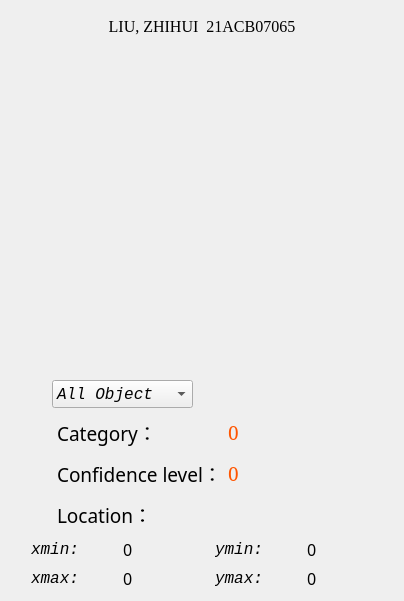
          <widget class="QWidget" name="Page_result">
           <layout class="QVBoxLayout" name="verticalLayout_2">
            <item>
             <widget class="QLabel" name="label_website">
              <property name="minimumSize">
               <size>
                <width>0</width>
                <height>30</height>
               </size>
              </property>
              <property name="font">
               <font>
                <family>Times new roman</family>
                <pointsize>12</pointsize>
                <italic>false</italic>
                <bold>false</bold>
               </font>
              </property>
              <property name="styleSheet">
               <string notr="true">QLabel{font: 12pt &quot;Times new roman&quot;;}</string>
              </property>
              <property name="text">
               <string>LIU, ZHIHUI  21ACB07065</string>
              </property>
              <property name="alignment">
               <set>Qt::AlignCenter</set>
              </property>
             </widget>
            </item>
            <item>
             <widget class="QLabel" name="label_bar">
              <property name="minimumSize">
               <size>
                <width>382</width>
                <height>300</height>
               </size>
              </property>
              <property name="maximumSize">
               <size>
                <width>400</width>
                <height>300</height>
               </size>
              </property>
              <property name="styleSheet">
               <string notr="true">border-image: url(:/images/icons/weed_logo.png);</string>
              </property>
              <property name="text">
               <string/>
              </property>
              <property name="margin">
               <number>5</number>
              </property>
             </widget>
            </item>
            <item>
             <widget class="QLabel" name="label">
              <property name="minimumSize">
               <size>
                <width>0</width>
                <height>20</height>
               </size>
              </property>
              <property name="maximumSize">
               <size>
                <width>16777215</width>
                <height>20</height>
               </size>
              </property>
              <property name="text">
               <string/>
              </property>
             </widget>
            </item>
            <item>
             <layout class="QHBoxLayout" name="Layout_obj">
              <property name="topMargin">
               <number>0</number>
              </property>
              <property name="rightMargin">
               <number>200</number>
              </property>
              <item>
               <widget class="QLabel" name="label_picSelect">
                <property name="minimumSize">
                 <size>
                  <width>30</width>
                  <height>30</height>
                 </size>
                </property>
                <property name="maximumSize">
                 <size>
                  <width>35</width>
                  <height>35</height>
                 </size>
                </property>
                <property name="styleSheet">
                 <string notr="true">border-image: url(:/images/icons/selection.png);</string>
                </property>
                <property name="text">
                 <string/>
                </property>
               </widget>
              </item>
              <item>
               <widget class="QComboBox" name="comboBox_select">
                <property name="minimumSize">
                 <size>
                  <width>0</width>
                  <height>24</height>
                 </size>
                </property>
                <property name="maximumSize">
                 <size>
                  <width>150</width>
                  <height>28</height>
                 </size>
                </property>
                <property name="font">
                 <font>
                  <family>Consolas</family>
                  <pointsize>12</pointsize>
                  <italic>true</italic>
                  <bold>false</bold>
                 </font>
                </property>
                <property name="focusPolicy">
                 <enum>Qt::ClickFocus</enum>
                </property>
                <property name="currentText">
                 <string>All Object</string>
                </property>
                <property name="iconSize">
                 <size>
                  <width>36</width>
                  <height>36</height>
                 </size>
                </property>
                <item>
                 <property name="text">
                  <string>All Object</string>
                 </property>
                </item>
               </widget>
              </item>
             </layout>
            </item>
            <item>
             <layout class="QHBoxLayout" name="Layout_cls">
              <item>
               <widget class="QLabel" name="label_picResult">
                <property name="minimumSize">
                 <size>
                  <width>35</width>
                  <height>35</height>
                 </size>
                </property>
                <property name="maximumSize">
                 <size>
                  <width>40</width>
                  <height>40</height>
                 </size>
                </property>
                <property name="styleSheet">
                 <string notr="true">border-image: url(:/images/icons/result.png);</string>
                </property>
                <property name="text">
                 <string/>
                </property>
               </widget>
              </item>
              <item>
               <widget class="QLabel" name="label_class">
                <property name="font">
                 <font>
                  <family>华文仿宋</family>
                  <pointsize>14</pointsize>
                 </font>
                </property>
                <property name="text">
                 <string>&lt;html&gt;&lt;head/&gt;&lt;body&gt;&lt;p&gt;Category：&lt;/p&gt;&lt;/body&gt;&lt;/html&gt;</string>
                </property>
               </widget>
              </item>
              <item>
               <widget class="QLabel" name="label_class_result">
                <property name="font">
                 <font>
                  <family>SimSun</family>
                  <pointsize>14</pointsize>
                 </font>
                </property>
                <property name="styleSheet">
                 <string notr="true">color: rgb(255, 85, 0);</string>
                </property>
                <property name="text">
                 <string>0</string>
                </property>
               </widget>
              </item>
             </layout>
            </item>
            <item>
             <layout class="QHBoxLayout" name="Layout_conf">
              <item>
               <widget class="QLabel" name="label_picConf">
                <property name="minimumSize">
                 <size>
                  <width>35</width>
                  <height>35</height>
                 </size>
                </property>
                <property name="maximumSize">
                 <size>
                  <width>40</width>
                  <height>40</height>
                 </size>
                </property>
                <property name="styleSheet">
                 <string notr="true">border-image: url(:/images/icons/Score.png);</string>
                </property>
                <property name="text">
                 <string/>
                </property>
               </widget>
              </item>
              <item>
               <widget class="QLabel" name="label_conf">
                <property name="font">
                 <font>
                  <family>华文仿宋</family>
                  <pointsize>14</pointsize>
                 </font>
                </property>
                <property name="text">
                 <string>&lt;html&gt;&lt;head/&gt;&lt;body&gt;&lt;p&gt;Confidence level：&lt;/p&gt;&lt;/body&gt;&lt;/html&gt;</string>
                </property>
               </widget>
              </item>
              <item>
               <widget class="QLabel" name="label_score_result">
                <property name="font">
                 <font>
                  <family>SimSun</family>
                  <pointsize>14</pointsize>
                 </font>
                </property>
                <property name="styleSheet">
                 <string notr="true">color: rgb(255, 85, 0);</string>
                </property>
                <property name="text">
                 <string>0</string>
                </property>
               </widget>
              </item>
             </layout>
            </item>
            <item>
             <layout class="QHBoxLayout" name="Layout_loc">
              <item>
               <widget class="QLabel" name="label_picLocation">
                <property name="minimumSize">
                 <size>
                  <width>35</width>
                  <height>35</height>
                 </size>
                </property>
                <property name="maximumSize">
                 <size>
                  <width>40</width>
                  <height>40</height>
                 </size>
                </property>
                <property name="styleSheet">
                 <string notr="true">border-image: url(:/images/icons/Ordinateur.png);</string>
                </property>
                <property name="text">
                 <string/>
                </property>
               </widget>
              </item>
              <item>
               <widget class="QLabel" name="label_location">
                <property name="font">
                 <font>
                  <family>华文仿宋</family>
                  <pointsize>14</pointsize>
                 </font>
                </property>
                <property name="text">
                 <string>&lt;html&gt;&lt;head/&gt;&lt;body&gt;&lt;p&gt;Location：&lt;/p&gt;&lt;/body&gt;&lt;/html&gt;</string>
                </property>
               </widget>
              </item>
             </layout>
            </item>
            <item>
             <layout class="QHBoxLayout" name="Layout_xymin">
              <property name="leftMargin">
               <number>20</number>
              </property>
              <item>
               <widget class="QLabel" name="label_xmin">
                <property name="font">
                 <font>
                  <family>Consolas</family>
                  <pointsize>12</pointsize>
                  <italic>true</italic>
                  <bold>false</bold>
                 </font>
                </property>
                <property name="text">
                 <string>xmin: </string>
                </property>
               </widget>
              </item>
              <item>
               <widget class="QLabel" name="label_xmin_result">
                <property name="font">
                 <font>
                  <family>SimSun-ExtB</family>
                  <pointsize>12</pointsize>
                 </font>
                </property>
                <property name="text">
                 <string>0</string>
                </property>
               </widget>
              </item>
              <item>
               <widget class="QLabel" name="label_ymin">
                <property name="font">
                 <font>
                  <family>Consolas</family>
                  <pointsize>12</pointsize>
                  <italic>true</italic>
                  <bold>false</bold>
                 </font>
                </property>
                <property name="text">
                 <string>ymin: </string>
                </property>
               </widget>
              </item>
              <item>
               <widget class="QLabel" name="label_ymin_result">
                <property name="font">
                 <font>
                  <family>SimSun-ExtB</family>
                  <pointsize>12</pointsize>
                 </font>
                </property>
                <property name="text">
                 <string>0</string>
                </property>
               </widget>
              </item>
             </layout>
            </item>
            <item>
             <layout class="QHBoxLayout" name="Layout_xymax">
              <property name="leftMargin">
               <number>20</number>
              </property>
              <item>
               <widget class="QLabel" name="label_xmax">
                <property name="font">
                 <font>
                  <family>Consolas</family>
                  <pointsize>12</pointsize>
                  <italic>true</italic>
                  <bold>false</bold>
                 </font>
                </property>
                <property name="text">
                 <string>xmax: </string>
                </property>
               </widget>
              </item>
              <item>
               <widget class="QLabel" name="label_xmax_result">
                <property name="font">
                 <font>
                  <family>SimSun-ExtB</family>
                  <pointsize>12</pointsize>
                 </font>
                </property>
                <property name="text">
                 <string>0</string>
                </property>
               </widget>
              </item>
              <item>
               <widget class="QLabel" name="label_ymax">
                <property name="font">
                 <font>
                  <family>Consolas</family>
                  <pointsize>12</pointsize>
                  <italic>true</italic>
                  <bold>false</bold>
                 </font>
                </property>
                <property name="text">
                 <string>ymax: </string>
                </property>
               </widget>
              </item>
              <item>
               <widget class="QLabel" name="label_ymax_result">
                <property name="font">
                 <font>
                  <family>SimSun-ExtB</family>
                  <pointsize>12</pointsize>
                 </font>
                </property>
                <property name="text">
                 <string>0</string>
                </property>
               </widget>
              </item>
             </layout>
            </item>
           </layout>
          </widget>
